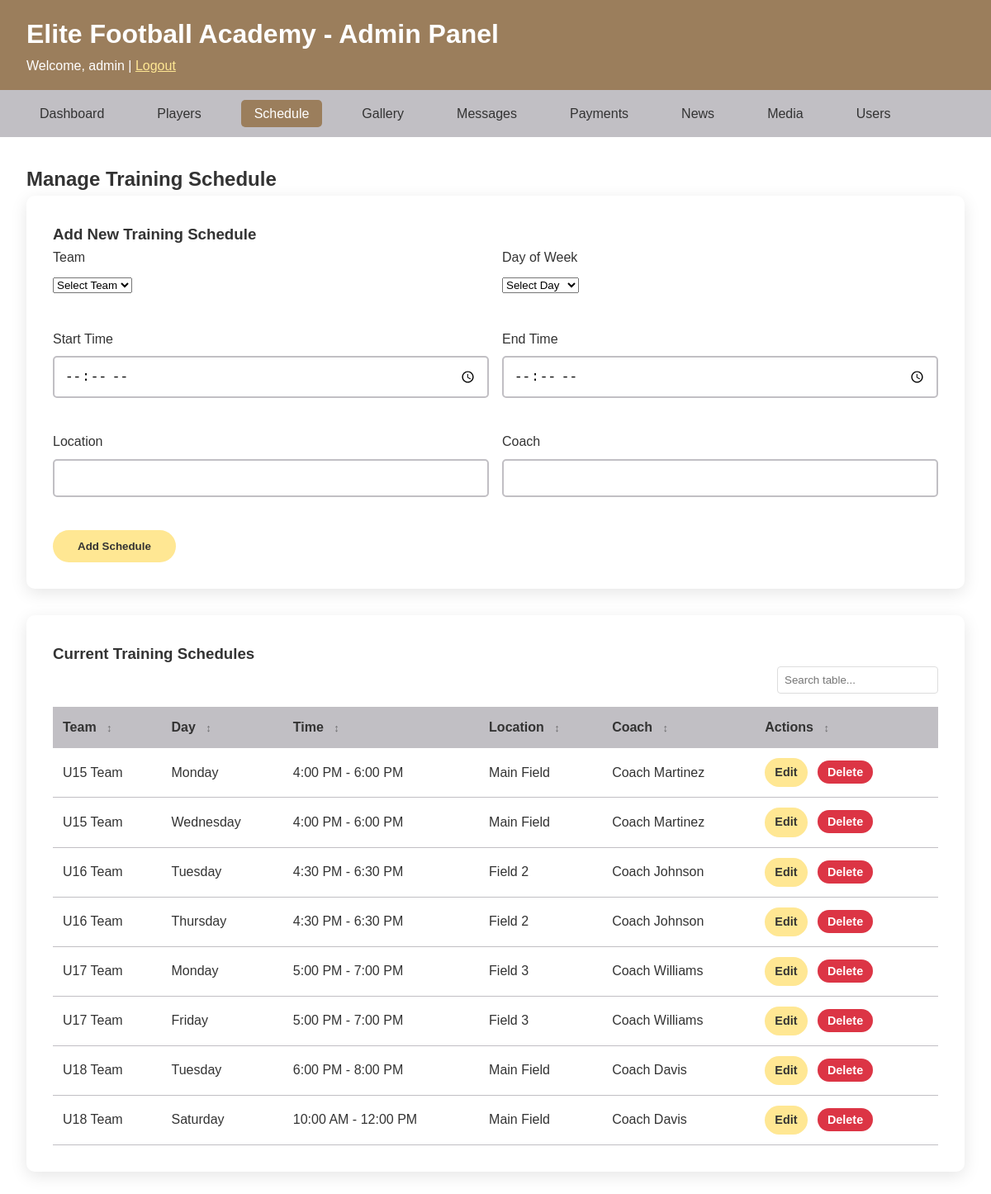
The app's page /admin/schedule.php (signed in) with its own data.
### tables this page shows
CREATE TABLE IF NOT EXISTS training_schedules (
    id INT AUTO_INCREMENT PRIMARY KEY,
    team VARCHAR(50) NOT NULL,
    day_of_week VARCHAR(20) NOT NULL,
    start_time TIME NOT NULL,
    end_time TIME NOT NULL,
    location VARCHAR(100) NOT NULL,
    coach VARCHAR(100) NOT NULL,
    created_at TIMESTAMP DEFAULT CURRENT_TIMESTAMP
);

### admin/schedule.php (the view, shortened to what this page needs)
<?php
try {
    $pdo = getConnection();
    $stmt = $pdo->query("SELECT * FROM training_schedules ORDER BY team, FIELD(day_of_week, 'Monday', 'Tuesday', 'Wednesday', 'Thursday', 'Friday', 'Saturday', 'Sunday'), start_time");
    $schedules = $stmt->fetchAll(PDO::FETCH_ASSOC);
} catch (PDOException $e) {
    $error = 'Error fetching schedules: ' . $e->getMessage();
}
$edit_schedule = null;
?>
<!DOCTYPE html>
<html lang="en">
<head>
    <link rel="stylesheet" href="../assets/css/style.css">
</head>
<body>
    <header class="admin-header">
        <div class="container">
            <h1>Elite Football Academy - Admin Panel</h1>
            <p>Welcome, <?php echo htmlspecialchars($_SESSION['admin_username']); ?> | <a href="logout.php" style="color: var(--primary-gold);">Logout</a></p>
        </div>
    </header>
    <nav class="admin-nav">
        <ul>
            <li><a href="dashboard.php">Dashboard</a></li>
            <li><a href="players.php">Players</a></li>
            <li><a href="schedule.php" class="active">Schedule</a></li>
            <li><a href="gallery.php">Gallery</a></li>
            <li><a href="messages.php">Messages</a></li>
            <li><a href="payments.php">Payments</a></li>
            <li><a href="news.php">News</a></li>
            <li><a href="media.php">Media</a></li>
            <li><a href="users.php">Users</a></li>
        </ul>
    </nav>
    <div class="admin-content">
        <h2>Manage Training Schedule</h2>
        <div class="admin-card">
            <h3><?php echo $edit_schedule ? 'Edit Training Schedule' : 'Add New Training Schedule'; ?></h3>
            <form method="POST">
                <div style="display: grid; grid-template-columns: 1fr 1fr; gap: 1rem; margin-bottom: 1rem;">
                    <div class="form-group">
                        <label for="team">Team</label>
                        <select id="team" name="team" required>
                            <option value="">Select Team</option>
                        </select>
                    </div>
                    <div class="form-group">
                        <label for="day_of_week">Day of Week</label>
                        <select id="day_of_week" name="day_of_week" required>
                            <option value="">Select Day</option>
                        </select>
                    </div>
                </div>
                <div style="display: grid; grid-template-columns: 1fr 1fr; gap: 1rem; margin-bottom: 1rem;">
                    <div class="form-group">
                        <label for="start_time">Start Time</label>
                        <input type="time" id="start_time" name="start_time" value="<?php echo $edit_schedule ? $edit_schedule['start_time'] : ''; ?>" required>
                    </div>
                    <div class="form-group">
                        <label for="end_time">End Time</label>
                        <input type="time" id="end_time" name="end_time" value="<?php echo $edit_schedule ? $edit_schedule['end_time'] : ''; ?>" required>
                    </div>
                </div>
                <div style="display: grid; grid-template-columns: 1fr 1fr; gap: 1rem; margin-bottom: 1rem;">
                    <div class="form-group">
                        <label for="location">Location</label>
                        <input type="text" id="location" name="location" value="<?php echo $edit_schedule ? htmlspecialchars($edit_schedule['location']) : ''; ?>" required>
                    </div>
                    <div class="form-group">
                        <label for="coach">Coach</label>
                        <input type="text" id="coach" name="coach" value="<?php echo $edit_schedule ? htmlspecialchars($edit_schedule['coach']) : ''; ?>" required>
                    </div>
                </div>
                <div style="display: flex; gap: 1rem;">
                    <button type="submit" class="btn"><?php echo $edit_schedule ? 'Update Schedule' : 'Add Schedule'; ?></button>
                </div>
            </form>
        </div>
        <div class="admin-card">
            <h3>Current Training Schedules</h3>
            <?php if (empty($schedules)): ?>
                <p>No training schedules found.</p>
            <?php else: ?>
                <div style="overflow-x: auto;">
                    <table class="admin-table">
                        <thead>
                            <tr>
                                <th>Team</th>
                                <th>Day</th>
                                <th>Time</th>
                                <th>Location</th>
                                <th>Coach</th>
                                <th>Actions</th>
                            </tr>
                        </thead>
                        <tbody>
                            <?php foreach ($schedules as $schedule): ?>
                            <tr>
                                <td><?php echo htmlspecialchars($schedule['team']); ?></td>
                                <td><?php echo htmlspecialchars($schedule['day_of_week']); ?></td>
                                <td><?php echo date('g:i A', strtotime($schedule['start_time'])); ?> - <?php echo date('g:i A', strtotime($schedule['end_time'])); ?></td>
                                <td><?php echo htmlspecialchars($schedule['location']); ?></td>
                                <td><?php echo htmlspecialchars($schedule['coach']); ?></td>
                                <td>
                                    <a href="schedule.php?edit=<?php echo $schedule['id']; ?>" class="btn btn-small">Edit</a>
                                    <form method="POST" style="display: inline;" onsubmit="return confirm('Are you sure you want to delete this schedule?');">
                                        <button type="submit" class="btn btn-danger btn-small">Delete</button>
                                    </form>
                                </td>
                            </tr>
                            <?php endforeach; ?>
                        </tbody>
                    </table>
                </div>
            <?php endif; ?>
        </div>
    </div>
</body>
</html>

### assets/css/style.css (style rules this page uses)
:root { --primary-gold: #ffe793; --bronze-brown: #9b7e5c; --light-lavender: #c1bfc4; --white: #ffffff; --dark-text: #333333; --light-text: #666666; }
* { margin: 0; padding: 0; box-sizing: border-box; }
body { font-family: "Arial", sans-serif; line-height: 1.6; color: var(--dark-text); background-color: var(--white); }
.btn { display: inline-block; padding: 12px 30px; background-color: var(--primary-gold); color: var(--dark-text); text-decoration: none; border-radius: 25px; font-weight: bold; transition: all 0.3s ease; border: none; cursor: pointer; }
.container { max-width: 1200px; margin: 0 auto; padding: 0 2rem; }
.form-group { margin-bottom: 1.5rem; position: relative; }
.form-group label { display: block; margin-bottom: 0.5rem; color: var(--dark-text); font-weight: 500; }
.form-group input, .form-group textarea { width: 100%; padding: 12px; border: 2px solid var(--light-lavender); border-radius: 5px; font-size: 1rem; transition: border-color 0.3s ease; }
.admin-header { background-color: var(--bronze-brown); color: var(--white); padding: 1rem 0; }
.admin-nav { background-color: var(--light-lavender); padding: 1rem 0; }
.admin-nav ul { list-style: none; display: flex; gap: 2rem; max-width: 1200px; margin: 0 auto; padding: 0 2rem; }
.admin-nav a { color: var(--dark-text); text-decoration: none; font-weight: 500; padding: 0.5rem 1rem; border-radius: 5px; transition: background-color 0.3s ease; }
.admin-nav a:hover, .admin-nav a.active { background-color: var(--bronze-brown); color: var(--white); }
.admin-content { max-width: 1200px; margin: 2rem auto; padding: 0 2rem; }
.admin-card { background: var(--white); padding: 2rem; border-radius: 10px; box-shadow: 0 5px 20px rgba(0, 0, 0, 0.1); margin-bottom: 2rem; }
.admin-table { width: 100%; border-collapse: collapse; margin-top: 1rem; }
.admin-table th, .admin-table td { padding: 12px; text-align: left; border-bottom: 1px solid var(--light-lavender); }
.admin-table th { background-color: var(--light-lavender); font-weight: bold; }
.btn-small { padding: 6px 12px; font-size: 0.9rem; margin-right: 0.5rem; }
.btn-danger { background-color: #dc3545; color: var(--white); }
html { scroll-behavior: smooth; }
.table-responsive table { min-width: 600px; }

### records on screen
training_schedules: team "U15 Team", day_of_week "Monday", start_time "4:00 PM", end_time "6:00 PM", location "Main Field", coach "Coach Martinez"
training_schedules: team "U15 Team", day_of_week "Wednesday", start_time "4:00 PM", end_time "6:00 PM", location "Main Field", coach "Coach Martinez"
training_schedules: team "U16 Team", day_of_week "Tuesday", start_time "4:30 PM", end_time "6:30 PM", location "Field 2", coach "Coach Johnson"
training_schedules: team "U16 Team", day_of_week "Thursday", start_time "4:30 PM", end_time "6:30 PM", location "Field 2", coach "Coach Johnson"
training_schedules: team "U17 Team", day_of_week "Monday", start_time "5:00 PM", end_time "7:00 PM", location "Field 3", coach "Coach Williams"
training_schedules: team "U17 Team", day_of_week "Friday", start_time "5:00 PM", end_time "7:00 PM", location "Field 3", coach "Coach Williams"
training_schedules: team "U18 Team", day_of_week "Tuesday", start_time "6:00 PM", end_time "8:00 PM", location "Main Field", coach "Coach Davis"
training_schedules: team "U18 Team", day_of_week "Saturday", start_time "10:00 AM", end_time "12:00 PM", location "Main Field", coach "Coach Davis"

### other values on screen
$_SESSION['admin_username'] "admin"
